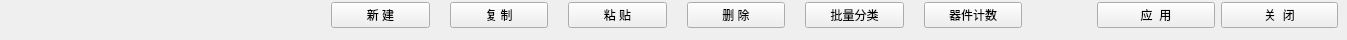
     <widget class="QWidget" name="page">
      <property name="styleSheet">
       <string notr="true">#page{background-color: rgba(19, 67, 79, 1);
    border-color: rgba(19, 67, 79, 1);
    border: 0px solid rgba(61, 255, 255,0.4);
    margin: 2px;}

QGroupBox{
	background-color: rgba(16, 57, 70, 1);
	border: 0px solid rgb(111, 255, 255);
	margin-top:3.3ex;
	color: rgba(102, 249, 247, 1);
	font: 12pt &quot;微软雅黑&quot;;
}

QGroupBox::title{
	subcontrol-origin: margin;
	subcontrol-position: top center;
	background-color: rgba(19, 67, 79, 1);
	padding: 7 10000px;
}

QLineEdit{
	background-color: rgba(255, 255, 255,0.2);
	border-width:0;
	border-style:outset;
	color: rgba(102, 249, 247, 1);
	font: 12pt &quot;微软雅黑&quot;;
}

QLabel{
	color: rgba(102, 249, 247, 1);
	font: 12pt &quot;微软雅黑&quot;;
}

QRadioButton{
	color: rgba(102, 249, 247, 1);
	font: 12pt &quot;微软雅黑&quot;;
}

QRadioButton::indicator{
	border-color: rgba(255, 255, 255,0);
	background:transparent;
}


QRadioButton::indicator:checked{
	border-image:url(:/widget/images/green.png)
}

QRadioButton::indicator:unchecked{
	border-image:url(:/widget/images/unchecked.png)
}

QToolButton{
	border: 2px solid rgba(61, 255, 255,0.4);
	background-color: rgba(12, 34, 45, 0.6);
	font: 10pt &quot;微软雅黑&quot;;
	color: rgba(102, 249, 247, 1);
	text-align：center;
}

QToolButton::disabled{
	border: 0px;
	color: rgba(102, 249, 247, 0.3);
	text-align：center;
}

QToolButton::pressed{
	border: 2px solid rgba(61, 255, 255,0.8);
	background-color: rgba(12, 34, 45, 1);
	font: 12pt &quot;微软雅黑&quot;;
}

QToolButton::hover{
	border: 2.5px solid rgba(61, 255, 255,0.8);
	background-color: rgba(12, 34, 45, 0.6);
	font: 75 12pt &quot;微软雅黑&quot;;
}

QDoubleSpinBox{
	border: 0px solid rgba(61, 255, 255,0.4);
	background-color: rgba(255, 255, 255, 0.2);
	font: 12pt &quot;Times New Roman&quot;;
	color: rgba(102, 249, 247, 1);
	text-align：center;
	padding-left:10px;
}</string>
      </property>
      <widget class="QWidget" name="layoutWidget">
       <property name="geometry">
        <rect>
         <x>331</x>
         <y>0</y>
         <width>691</width>
         <height>31</height>
        </rect>
       </property>
       <layout class="QHBoxLayout" name="horizontalLayout">
        <property name="spacing">
         <number>20</number>
        </property>
        <item>
         <widget class="QPushButton" name="BtnAddUnit">
          <property name="text">
           <string>新 建</string>
          </property>
         </widget>
        </item>
        <item>
         <widget class="QPushButton" name="BtnCopyUnit">
          <property name="text">
           <string>复 制</string>
          </property>
         </widget>
        </item>
        <item>
         <widget class="QPushButton" name="BtnPasteUnit">
          <property name="text">
           <string>粘 贴</string>
          </property>
         </widget>
        </item>
        <item>
         <widget class="QPushButton" name="BtnDeleteUnit">
          <property name="text">
           <string>删 除</string>
          </property>
         </widget>
        </item>
        <item>
         <widget class="QPushButton" name="BtnCategory">
          <property name="text">
           <string>批量分类</string>
          </property>
         </widget>
        </item>
        <item>
         <widget class="QPushButton" name="BtnCountUnit">
          <property name="text">
           <string>器件计数</string>
          </property>
         </widget>
        </item>
       </layout>
      </widget>
      <widget class="QWidget" name="layoutWidget">
       <property name="geometry">
        <rect>
         <x>1097</x>
         <y>0</y>
         <width>241</width>
         <height>31</height>
        </rect>
       </property>
       <layout class="QHBoxLayout" name="horizontalLayout_2">
        <item>
         <widget class="QPushButton" name="BtnApply">
          <property name="text">
           <string>应  用</string>
          </property>
         </widget>
        </item>
        <item>
         <widget class="QPushButton" name="BtnClose">
          <property name="text">
           <string>关  闭</string>
          </property>
         </widget>
        </item>
       </layout>
      </widget>
     </widget>
